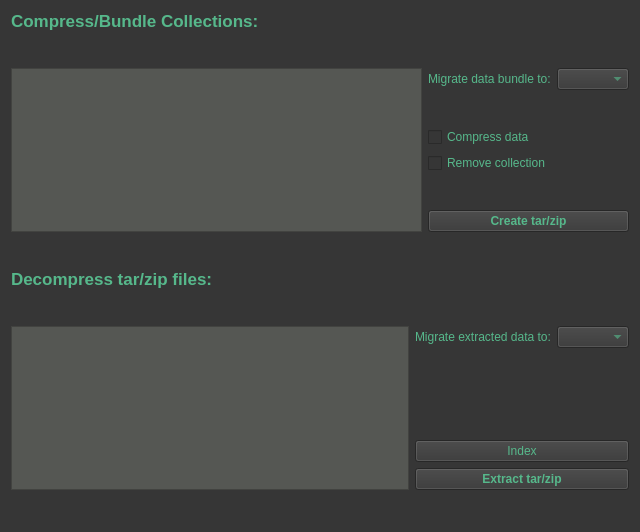
<?xml version="1.0" encoding="UTF-8"?>
<ui version="4.0">
 <class>tabDataCompression</class>
 <widget class="QWidget" name="tabDataCompression">
  <property name="geometry">
   <rect>
    <x>0</x>
    <y>0</y>
    <width>640</width>
    <height>532</height>
   </rect>
  </property>
  <property name="windowTitle">
   <string>Form</string>
  </property>
  <property name="styleSheet">
   <string notr="true">QWidget
{
	color: rgb(86, 184, 139);
	background-color: rgb(54, 54, 54);
	selection-background-color: rgb(58, 152, 112);
}

QTreeView
{
background-color: rgb(85, 87, 83);
}

QLabel#createStatusLabel
{
color: rgb(217, 174, 23);
}

QLabel#unpackStatusLabel
{
color: rgb(217, 174, 23);
}
</string>
  </property>
  <layout class="QVBoxLayout" name="verticalLayout_3">
   <item>
    <widget class="QLabel" name="label_2">
     <property name="font">
      <font>
       <pointsize>13</pointsize>
       <weight>75</weight>
       <bold>true</bold>
      </font>
     </property>
     <property name="text">
      <string>Compress/Bundle Collections:</string>
     </property>
    </widget>
   </item>
   <item>
    <spacer name="verticalSpacer_4">
     <property name="orientation">
      <enum>Qt::Vertical</enum>
     </property>
     <property name="sizeHint" stdset="0">
      <size>
       <width>20</width>
       <height>40</height>
      </size>
     </property>
    </spacer>
   </item>
   <item>
    <widget class="QLabel" name="irodsZoneLabel1">
     <property name="text">
      <string/>
     </property>
    </widget>
   </item>
   <item>
    <layout class="QHBoxLayout" name="horizontalLayout">
     <item>
      <widget class="QTreeView" name="irodsCollectionTree">
       <property name="minimumSize">
        <size>
         <width>0</width>
         <height>150</height>
        </size>
       </property>
       <property name="editTriggers">
        <set>QAbstractItemView::NoEditTriggers</set>
       </property>
       <property name="selectionMode">
        <enum>QAbstractItemView::SingleSelection</enum>
       </property>
      </widget>
     </item>
     <item>
      <layout class="QVBoxLayout" name="verticalLayout">
       <item>
        <layout class="QHBoxLayout" name="horizontalLayout_2">
         <item>
          <widget class="QLabel" name="label">
           <property name="text">
            <string>Migrate data bundle to:</string>
           </property>
          </widget>
         </item>
         <item>
          <widget class="QComboBox" name="compressRescButton"/>
         </item>
        </layout>
       </item>
       <item>
        <spacer name="verticalSpacer_2">
         <property name="orientation">
          <enum>Qt::Vertical</enum>
         </property>
         <property name="sizeHint" stdset="0">
          <size>
           <width>20</width>
           <height>40</height>
          </size>
         </property>
        </spacer>
       </item>
       <item>
        <widget class="QCheckBox" name="compressCheckBox">
         <property name="text">
          <string>Compress data</string>
         </property>
        </widget>
       </item>
       <item>
        <widget class="QCheckBox" name="removeCheckBox">
         <property name="text">
          <string>Remove collection</string>
         </property>
        </widget>
       </item>
       <item>
        <spacer name="verticalSpacer">
         <property name="orientation">
          <enum>Qt::Vertical</enum>
         </property>
         <property name="sizeHint" stdset="0">
          <size>
           <width>20</width>
           <height>40</height>
          </size>
         </property>
        </spacer>
       </item>
       <item>
        <widget class="QPushButton" name="createButton">
         <property name="font">
          <font>
           <weight>75</weight>
           <bold>true</bold>
          </font>
         </property>
         <property name="text">
          <string>Create tar/zip</string>
         </property>
        </widget>
       </item>
      </layout>
     </item>
    </layout>
   </item>
   <item>
    <spacer name="verticalSpacer_3">
     <property name="orientation">
      <enum>Qt::Vertical</enum>
     </property>
     <property name="sizeHint" stdset="0">
      <size>
       <width>20</width>
       <height>40</height>
      </size>
     </property>
    </spacer>
   </item>
   <item>
    <widget class="QLabel" name="createStatusLabel">
     <property name="styleSheet">
      <string notr="true"/>
     </property>
     <property name="text">
      <string/>
     </property>
    </widget>
   </item>
   <item>
    <spacer name="verticalSpacer_8">
     <property name="orientation">
      <enum>Qt::Vertical</enum>
     </property>
     <property name="sizeType">
      <enum>QSizePolicy::Expanding</enum>
     </property>
     <property name="sizeHint" stdset="0">
      <size>
       <width>20</width>
       <height>20</height>
      </size>
     </property>
    </spacer>
   </item>
   <item>
    <widget class="QLabel" name="label_3">
     <property name="font">
      <font>
       <pointsize>13</pointsize>
       <weight>75</weight>
       <bold>true</bold>
      </font>
     </property>
     <property name="text">
      <string>Decompress tar/zip files:</string>
     </property>
    </widget>
   </item>
   <item>
    <spacer name="verticalSpacer_5">
     <property name="orientation">
      <enum>Qt::Vertical</enum>
     </property>
     <property name="sizeHint" stdset="0">
      <size>
       <width>20</width>
       <height>40</height>
      </size>
     </property>
    </spacer>
   </item>
   <item>
    <widget class="QLabel" name="irodsZoneLabel2">
     <property name="text">
      <string/>
     </property>
    </widget>
   </item>
   <item>
    <layout class="QHBoxLayout" name="horizontalLayout_3">
     <item>
      <widget class="QTreeView" name="irodsCompressionTree">
       <property name="minimumSize">
        <size>
         <width>0</width>
         <height>150</height>
        </size>
       </property>
       <property name="editTriggers">
        <set>QAbstractItemView::NoEditTriggers</set>
       </property>
       <property name="selectionMode">
        <enum>QAbstractItemView::SingleSelection</enum>
       </property>
      </widget>
     </item>
     <item>
      <layout class="QVBoxLayout" name="verticalLayout_2">
       <item>
        <layout class="QHBoxLayout" name="horizontalLayout_4">
         <item>
          <widget class="QLabel" name="label_4">
           <property name="text">
            <string>Migrate extracted data to:</string>
           </property>
          </widget>
         </item>
         <item>
          <widget class="QComboBox" name="decompressRescButton"/>
         </item>
        </layout>
       </item>
       <item>
        <spacer name="verticalSpacer_6">
         <property name="orientation">
          <enum>Qt::Vertical</enum>
         </property>
         <property name="sizeHint" stdset="0">
          <size>
           <width>20</width>
           <height>40</height>
          </size>
         </property>
        </spacer>
       </item>
       <item>
        <widget class="QPushButton" name="indexButton">
         <property name="text">
          <string>Index</string>
         </property>
        </widget>
       </item>
       <item>
        <widget class="QPushButton" name="unpackButton">
         <property name="font">
          <font>
           <weight>75</weight>
           <bold>true</bold>
          </font>
         </property>
         <property name="text">
          <string>Extract tar/zip</string>
         </property>
        </widget>
       </item>
      </layout>
     </item>
    </layout>
   </item>
   <item>
    <widget class="QLabel" name="unpackStatusLabel">
     <property name="text">
      <string/>
     </property>
    </widget>
   </item>
   <item>
    <spacer name="verticalSpacer_7">
     <property name="orientation">
      <enum>Qt::Vertical</enum>
     </property>
     <property name="sizeHint" stdset="0">
      <size>
       <width>20</width>
       <height>40</height>
      </size>
     </property>
    </spacer>
   </item>
  </layout>
 </widget>
 <resources/>
 <connections/>
</ui>
